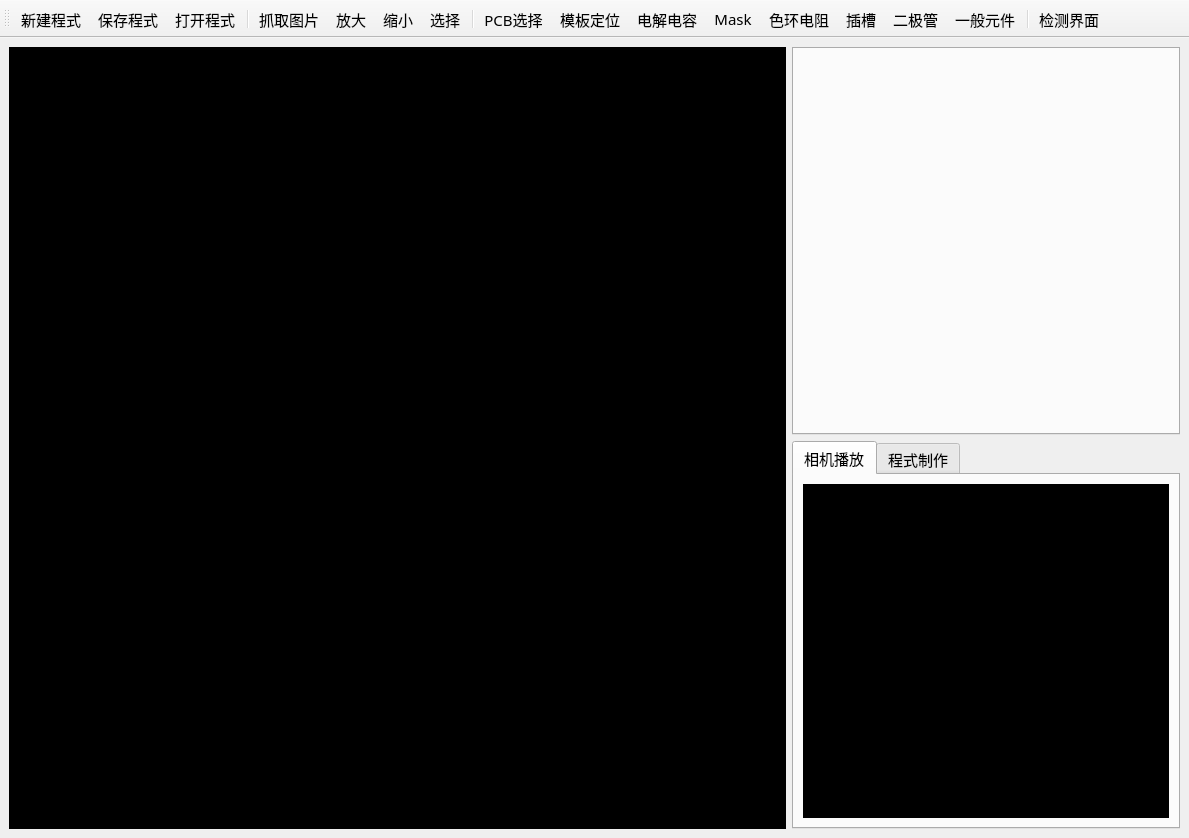
<?xml version="1.0" encoding="UTF-8"?>
<ui version="4.0">
 <class>MainWindow</class>
 <widget class="QMainWindow" name="MainWindow">
  <property name="geometry">
   <rect>
    <x>0</x>
    <y>0</y>
    <width>1189</width>
    <height>838</height>
   </rect>
  </property>
  <property name="windowTitle">
   <string>全自动光学检测系统-夏数科技</string>
  </property>
  <property name="windowIcon">
   <iconset resource="../icon/icon.qrc">
    <normaloff>:/toolbar/xiashu.png</normaloff>:/toolbar/xiashu.png</iconset>
  </property>
  <widget class="QWidget" name="centralwidget">
   <layout class="QHBoxLayout" name="horizontalLayout_5">
    <item>
     <layout class="QHBoxLayout" name="horizontalLayout_4" stretch="2,1">
      <item>
       <layout class="QHBoxLayout" name="horizontalLayout_3" stretch="0">
        <item>
         <widget class="QScrollArea" name="scrollArea">
          <property name="styleSheet">
           <string notr="true">background-color: rgb(0, 0, 0)</string>
          </property>
          <property name="widgetResizable">
           <bool>true</bool>
          </property>
          <widget class="QWidget" name="scrollAreaWidgetContents">
           <property name="geometry">
            <rect>
             <x>0</x>
             <y>0</y>
             <width>768</width>
             <height>732</height>
            </rect>
           </property>
          </widget>
         </widget>
        </item>
       </layout>
      </item>
      <item>
       <layout class="QVBoxLayout" name="verticalLayout_2" stretch="1,1">
        <item>
         <widget class="QTabWidget" name="rightTopArea">
          <property name="font">
           <font>
            <family>微软雅黑</family>
            <pointsize>11</pointsize>
            <weight>50</weight>
            <bold>false</bold>
           </font>
          </property>
          <property name="styleSheet">
           <string notr="true"/>
          </property>
          <property name="currentIndex">
           <number>-1</number>
          </property>
         </widget>
        </item>
        <item>
         <widget class="QTabWidget" name="rightUnderArea">
          <property name="font">
           <font>
            <family>微软雅黑</family>
            <pointsize>11</pointsize>
           </font>
          </property>
          <property name="currentIndex">
           <number>0</number>
          </property>
          <widget class="QWidget" name="tab_6">
           <attribute name="title">
            <string>相机播放</string>
           </attribute>
           <layout class="QHBoxLayout" name="horizontalLayout">
            <item>
             <widget class="QLabel" name="label">
              <property name="styleSheet">
               <string notr="true">background-color: rgb(0, 0, 0)</string>
              </property>
              <property name="text">
               <string/>
              </property>
             </widget>
            </item>
           </layout>
          </widget>
          <widget class="QWidget" name="tab_7">
           <attribute name="title">
            <string>程式制作</string>
           </attribute>
           <layout class="QHBoxLayout" name="horizontalLayout_2">
            <item>
             <layout class="QVBoxLayout" name="verticalLayout">
              <item>
               <layout class="QGridLayout" name="gridLayout">
                <item row="1" column="3">
                 <widget class="QPushButton" name="pushButton">
                  <property name="text">
                   <string>搜索</string>
                  </property>
                 </widget>
                </item>
                <item row="1" column="0">
                 <widget class="QPushButton" name="pushButton_2">
                  <property name="text">
                   <string>搜索</string>
                  </property>
                 </widget>
                </item>
                <item row="0" column="3">
                 <widget class="QLabel" name="label_3">
                  <property name="enabled">
                   <bool>false</bool>
                  </property>
                  <property name="text">
                   <string>类型：</string>
                  </property>
                 </widget>
                </item>
                <item row="0" column="1">
                 <widget class="QLineEdit" name="lineEdit"/>
                </item>
                <item row="0" column="0">
                 <widget class="QLabel" name="label_2">
                  <property name="enabled">
                   <bool>false</bool>
                  </property>
                  <property name="accessibleName">
                   <string notr="true"/>
                  </property>
                  <property name="accessibleDescription">
                   <string notr="true"/>
                  </property>
                  <property name="text">
                   <string>料号：</string>
                  </property>
                 </widget>
                </item>
                <item row="0" column="4">
                 <widget class="QLineEdit" name="lineEdit_2"/>
                </item>
               </layout>
              </item>
              <item>
               <widget class="QGroupBox" name="groupBox">
                <property name="title">
                 <string>元件信息</string>
                </property>
                <layout class="QFormLayout" name="formLayout">
                 <item row="0" column="1">
                  <widget class="QListView" name="listView"/>
                 </item>
                </layout>
               </widget>
              </item>
             </layout>
            </item>
           </layout>
          </widget>
         </widget>
        </item>
       </layout>
      </item>
     </layout>
    </item>
   </layout>
  </widget>
  <widget class="QToolBar" name="toolBar">
   <property name="font">
    <font>
     <family>微软雅黑</family>
     <pointsize>11</pointsize>
    </font>
   </property>
   <property name="windowTitle">
    <string>toolBar</string>
   </property>
   <property name="iconSize">
    <size>
     <width>40</width>
     <height>40</height>
    </size>
   </property>
   <property name="toolButtonStyle">
    <enum>Qt::ToolButtonTextUnderIcon</enum>
   </property>
   <attribute name="toolBarArea">
    <enum>TopToolBarArea</enum>
   </attribute>
   <attribute name="toolBarBreak">
    <bool>false</bool>
   </attribute>
   <addaction name="createAction"/>
   <addaction name="saveAction"/>
   <addaction name="openAction"/>
   <addaction name="separator"/>
   <addaction name="captureAction"/>
   <addaction name="zoomInAction"/>
   <addaction name="zoomOutAction"/>
   <addaction name="cursorAction"/>
   <addaction name="separator"/>
   <addaction name="pcbLocationAction"/>
   <addaction name="templateAction"/>
   <addaction name="capacitorAction"/>
   <addaction name="maskAction"/>
   <addaction name="resistorAction"/>
   <addaction name="slotAction"/>
   <addaction name="diodeAction"/>
   <addaction name="componentAction"/>
   <addaction name="separator"/>
   <addaction name="homeAction"/>
  </widget>
  <action name="createAction">
   <property name="icon">
    <iconset resource="../icon/icon.qrc">
     <normaloff>:/toolbar/create-100.png</normaloff>:/toolbar/create-100.png</iconset>
   </property>
   <property name="text">
    <string>新建程式</string>
   </property>
   <property name="toolTip">
    <string>创建程式</string>
   </property>
   <property name="shortcut">
    <string>Ctrl+M</string>
   </property>
  </action>
  <action name="captureAction">
   <property name="icon">
    <iconset resource="../icon/icon.qrc">
     <normaloff>:/toolbar/cap-64.png</normaloff>:/toolbar/cap-64.png</iconset>
   </property>
   <property name="text">
    <string>抓取图片</string>
   </property>
   <property name="toolTip">
    <string>抓取图片</string>
   </property>
   <property name="shortcut">
    <string>Ctrl+O</string>
   </property>
  </action>
  <action name="zoomInAction">
   <property name="icon">
    <iconset resource="../icon/icon.qrc">
     <normaloff>:/toolbar/zoom-in-50.png</normaloff>:/toolbar/zoom-in-50.png</iconset>
   </property>
   <property name="text">
    <string>放大</string>
   </property>
   <property name="toolTip">
    <string>放大</string>
   </property>
   <property name="shortcut">
    <string>Ctrl+F</string>
   </property>
  </action>
  <action name="saveAction">
   <property name="icon">
    <iconset resource="../icon/icon.qrc">
     <normaloff>:/toolbar/save-64.png</normaloff>:/toolbar/save-64.png</iconset>
   </property>
   <property name="text">
    <string>保存程式</string>
   </property>
   <property name="toolTip">
    <string>保存程式</string>
   </property>
  </action>
  <action name="openAction">
   <property name="icon">
    <iconset resource="../icon/icon.qrc">
     <normaloff>:/toolbar/folder-50.png</normaloff>:/toolbar/folder-50.png</iconset>
   </property>
   <property name="text">
    <string>打开程式</string>
   </property>
   <property name="toolTip">
    <string>打开程式</string>
   </property>
  </action>
  <action name="cursorAction">
   <property name="icon">
    <iconset resource="../icon/icon.qrc">
     <normaloff>:/toolbar/cursor-50.png</normaloff>:/toolbar/cursor-50.png</iconset>
   </property>
   <property name="text">
    <string>选择</string>
   </property>
   <property name="toolTip">
    <string>选择</string>
   </property>
  </action>
  <action name="zoomOutAction">
   <property name="icon">
    <iconset resource="../icon/icon.qrc">
     <normaloff>:/toolbar/zoom-out-50.png</normaloff>:/toolbar/zoom-out-50.png</iconset>
   </property>
   <property name="text">
    <string>缩小</string>
   </property>
   <property name="toolTip">
    <string>缩小</string>
   </property>
  </action>
  <action name="pcbLocationAction">
   <property name="icon">
    <iconset resource="../icon/icon.qrc">
     <normaloff>:/toolbar/1_pcb.png</normaloff>:/toolbar/1_pcb.png</iconset>
   </property>
   <property name="text">
    <string>PCB选择</string>
   </property>
   <property name="toolTip">
    <string>PCB选择</string>
   </property>
  </action>
  <action name="templateAction">
   <property name="icon">
    <iconset resource="../icon/icon.qrc">
     <normaloff>:/toolbar/green-flag-50.png</normaloff>:/toolbar/green-flag-50.png</iconset>
   </property>
   <property name="text">
    <string>模板定位</string>
   </property>
   <property name="toolTip">
    <string>模板定位</string>
   </property>
  </action>
  <action name="maskAction">
   <property name="icon">
    <iconset resource="../icon/icon.qrc">
     <normaloff>:/toolbar/mask-50.png</normaloff>:/toolbar/mask-50.png</iconset>
   </property>
   <property name="text">
    <string>Mask</string>
   </property>
   <property name="toolTip">
    <string>Mask</string>
   </property>
  </action>
  <action name="resistorAction">
   <property name="icon">
    <iconset resource="../icon/icon.qrc">
     <normaloff>:/toolbar/resistor.png</normaloff>:/toolbar/resistor.png</iconset>
   </property>
   <property name="text">
    <string>色环电阻</string>
   </property>
   <property name="toolTip">
    <string>色环电阻</string>
   </property>
  </action>
  <action name="capacitorAction">
   <property name="icon">
    <iconset resource="../icon/icon.qrc">
     <normaloff>:/toolbar/capacitor.png</normaloff>:/toolbar/capacitor.png</iconset>
   </property>
   <property name="text">
    <string>电解电容</string>
   </property>
   <property name="toolTip">
    <string>电解电容</string>
   </property>
  </action>
  <action name="slotAction">
   <property name="icon">
    <iconset resource="../icon/icon.qrc">
     <normaloff>:/toolbar/slot.png</normaloff>:/toolbar/slot.png</iconset>
   </property>
   <property name="text">
    <string>插槽</string>
   </property>
   <property name="toolTip">
    <string>插槽</string>
   </property>
  </action>
  <action name="diodeAction">
   <property name="icon">
    <iconset resource="../icon/icon.qrc">
     <normaloff>:/toolbar/diode.png</normaloff>:/toolbar/diode.png</iconset>
   </property>
   <property name="text">
    <string>二极管</string>
   </property>
   <property name="toolTip">
    <string>二极管</string>
   </property>
  </action>
  <action name="componentAction">
   <property name="icon">
    <iconset resource="../icon/icon.qrc">
     <normaloff>:/toolbar/component.png</normaloff>:/toolbar/component.png</iconset>
   </property>
   <property name="text">
    <string>一般元件</string>
   </property>
   <property name="toolTip">
    <string>一般元件</string>
   </property>
  </action>
  <action name="homeAction">
   <property name="icon">
    <iconset resource="../icon/icon.qrc">
     <normaloff>:/toolbar/home-50.png</normaloff>:/toolbar/home-50.png</iconset>
   </property>
   <property name="text">
    <string>检测界面</string>
   </property>
   <property name="toolTip">
    <string>检测界面</string>
   </property>
  </action>
 </widget>
 <resources>
  <include location="../icon/icon.qrc"/>
 </resources>
 <connections/>
</ui>
